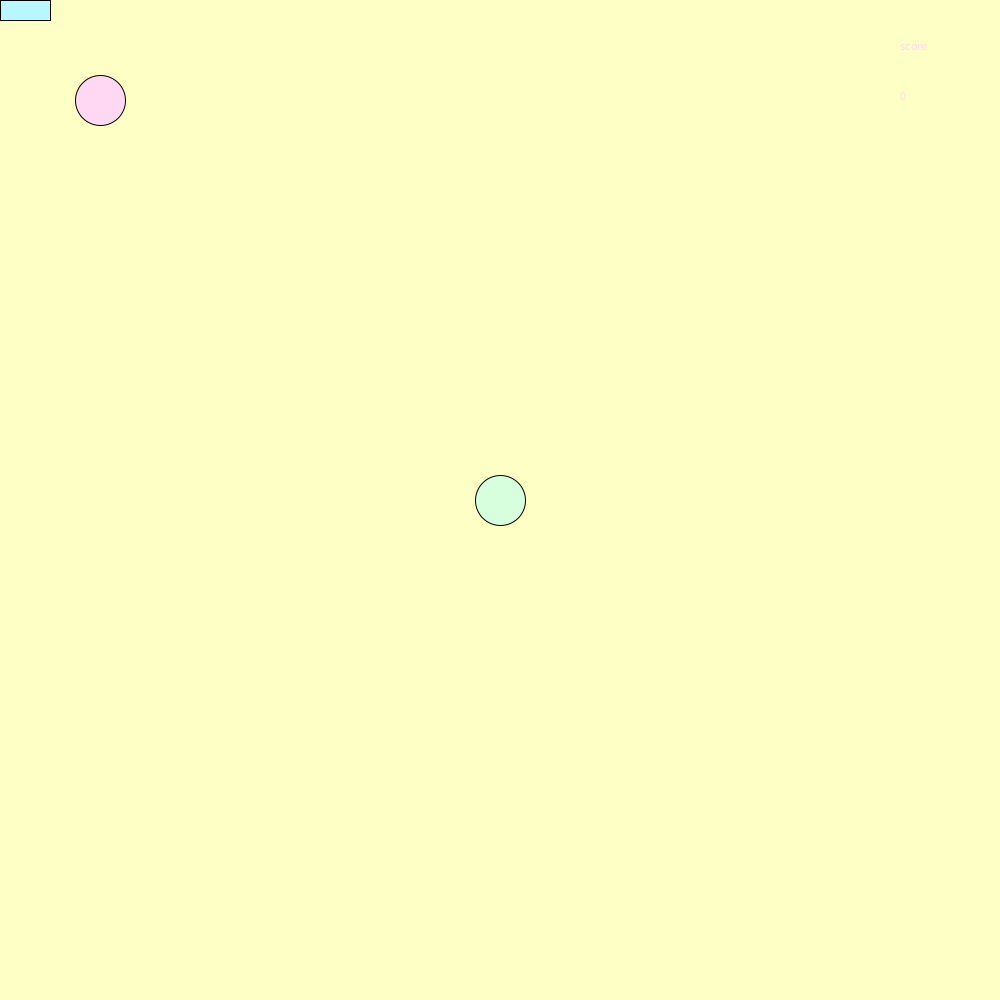
Frame 1 (no input)
Frame 60 (the mouse pressed at the canvas centre just before this capture): identical to frame 1, image omitted
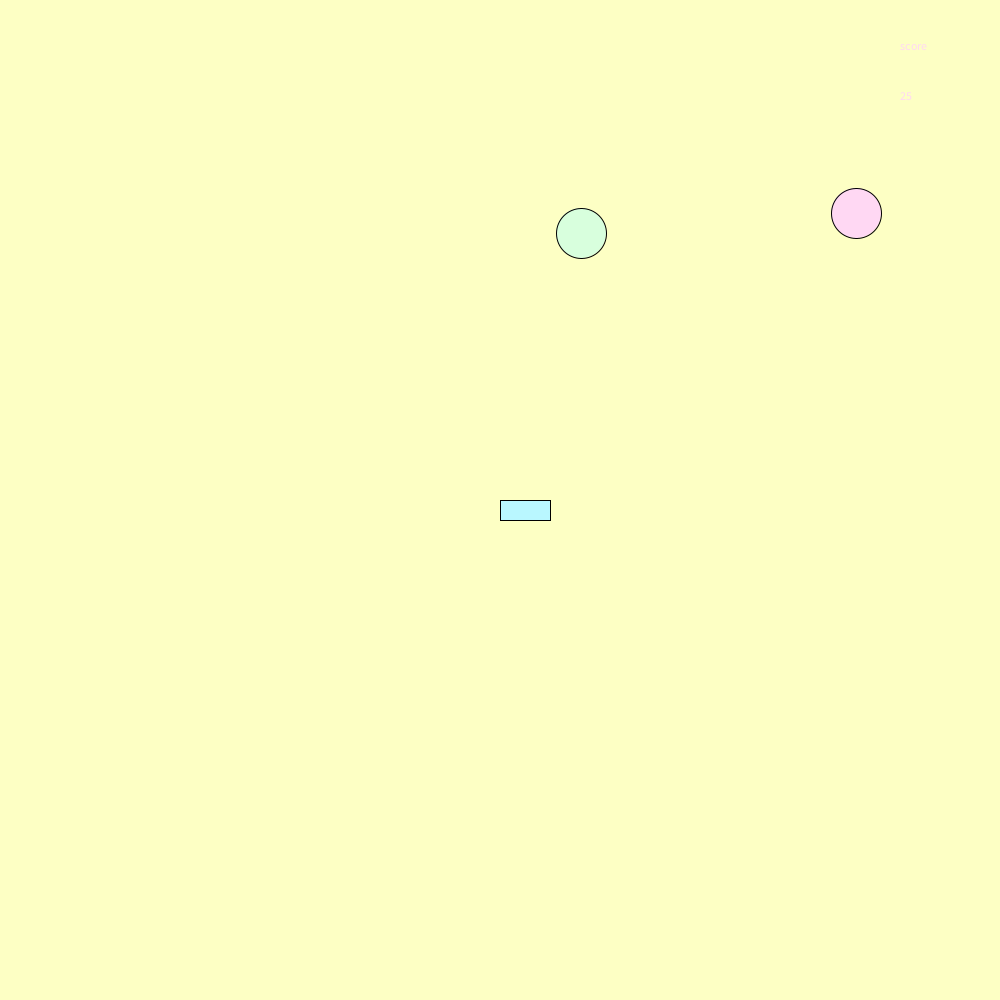
Frame 120 (the mouse held since frame 60 and released just before this capture)

The Processing sketch that drew these frames (run headless with seeded random() and noise(); from frame 60 on, the mouse is pressed at the canvas centre):

// Processing sketch: sketch_210618b
// ── sketch_210618b.pde
void setup()

{
  size(1000, 1000);
  background(#FDFFC4);
}
int foodX = 500;
int foodY = 500;
int badX = 100;
int badY = 100;
int score = 0;
void draw()
{
  background(#FDFFC4);
  fill(#B9F7FF);
  rect(mouseX, mouseY, 50, 20);
  fill(#D8FFDD);
  ellipse(foodX, foodY, 50, 50);
  fill(#FFD8F3);
  ellipse(badX, badY, 50, 50);

  if (foodX>mouseX-25 && foodX<mouseX+ 25 && foodY<mouseY+25 && foodY> mouseY-25)
  {
    foodX = (int) random (900);
    foodY = (int) random (900);
    badX = (int) random (900);
    badY = (int) random (900);

    score = score+25;
  }

  if (badX>mouseX-25 && badX<mouseX+ 25 && badY<mouseY+25 && badY> mouseY-25)
  {
    foodX = (int) random (900);
    foodY = (int) random (900);
    badX = (int) random (900);
    badY = (int) random (900);
    score = score-25;
  }
  text("score", 900, 50);
  text(score, 900, 100);
}
